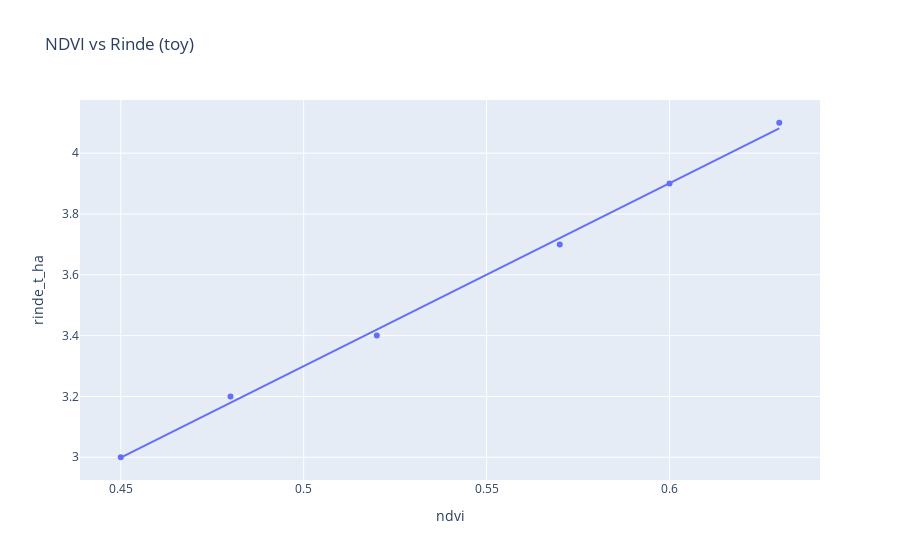

Notebook code for this chart:
### Markdown cell above
## 🏗️ Arquitectura geo y trazabilidad
- Ingesta de imágenes satelitales y sensores; mosaicos y normalización.
- Features geoespaciales para clima/suelo; ETLs por lote.
- APIs de trazabilidad y cumplimiento (certificaciones).

### Code cell
# Visual: NDVI vs Rinde
import plotly.express as px
fig = px.scatter(lotes, x='ndvi', y='rinde_t_ha', trendline='ols', title='NDVI vs Rinde (toy)')
fig.show()

### Figure 1 — Plotly figure (JSON) as saved in the notebook; plotly's stock layout.template omitted (floating-point values rounded to 4 significant figures)
{"data": [{"hovertemplate": "ndvi=%{x}<br>rinde_t_ha=%{y}<extra></extra>", "legendgroup": "", "marker": {"color": "#636efa", "symbol": "circle"}, "mode": "markers", "name": "", "orientation": "v", "showlegend": false, "type": "scatter", "x": [0.45, 0.52, 0.48, 0.6, 0.63, 0.57], "xaxis": "x", "y": [3.0, 3.4, 3.2, 3.9, 4.1, 3.7], "yaxis": "y"}, {"hovertemplate": "<b>OLS trendline</b><br>rinde_t_ha = 6.01621 * ndvi + 0.291222<br>R<sup>2</sup>=0.998220<br><br>ndvi=%{x}<br>rinde_t_ha=%{y} <b>(trend)</b><extra></extra>", "legendgroup": "", "marker": {"color": "#636efa", "symbol": "circle"}, "mode": "lines", "name": "", "showlegend": false, "type": "scatter", "x": [0.45, 0.48, 0.52, 0.57, 0.6, 0.63], "xaxis": "x", "y": [2.999, 3.179, 3.42, 3.72, 3.901, 4.081], "yaxis": "y"}], "layout": {"legend": {"tracegroupgap": 0}, "title": {"text": "NDVI vs Rinde (toy)"}, "xaxis": {"anchor": "y", "domain": [0, 1], "title": {"text": "ndvi"}}, "yaxis": {"anchor": "x", "domain": [0, 1], "title": {"text": "rinde_t_ha"}}}}
